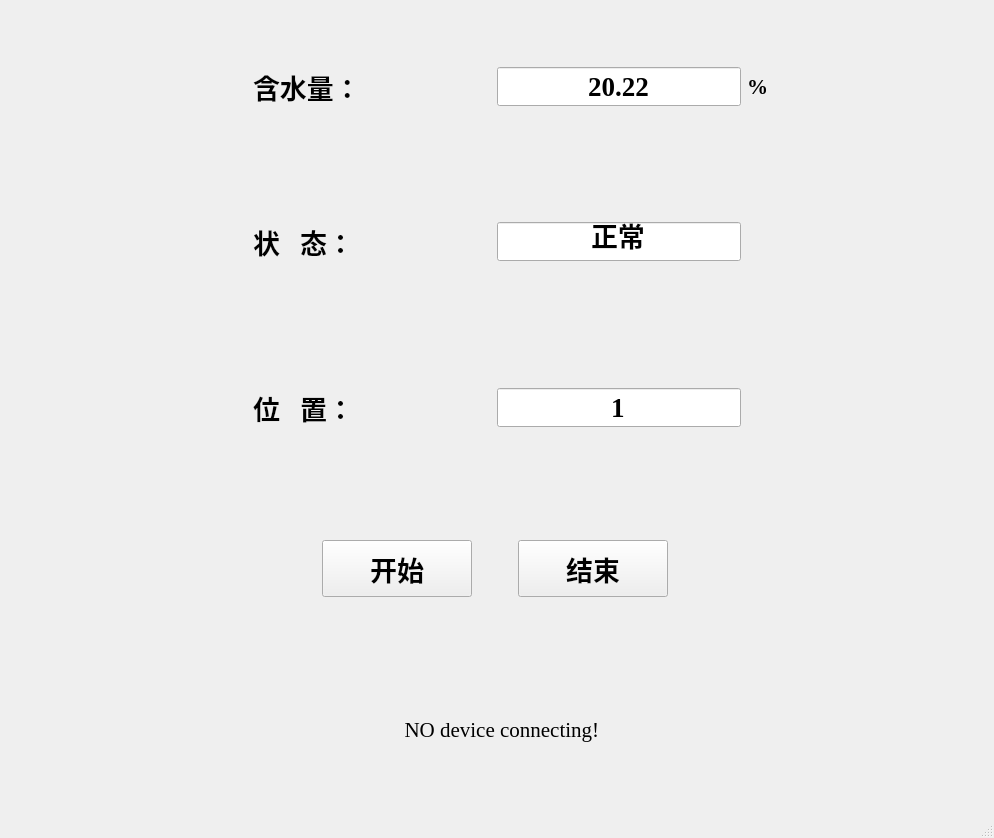
<?xml version="1.0" encoding="UTF-8"?>
<ui version="4.0">
 <class>MainWindow</class>
 <widget class="QMainWindow" name="MainWindow">
  <property name="geometry">
   <rect>
    <x>0</x>
    <y>0</y>
    <width>994</width>
    <height>838</height>
   </rect>
  </property>
  <property name="maximumSize">
   <size>
    <width>167772</width>
    <height>16777215</height>
   </size>
  </property>
  <property name="focusPolicy">
   <enum>Qt::ClickFocus</enum>
  </property>
  <property name="windowTitle">
   <string>MainWindow</string>
  </property>
  <property name="windowIcon">
   <iconset>
    <normaloff>:/新前缀/OTO/bitbug_favicon (2).ico</normaloff>:/新前缀/OTO/bitbug_favicon (2).ico</iconset>
  </property>
  <widget class="QWidget" name="centralwidget">
   <layout class="QHBoxLayout" name="horizontalLayout_6">
    <item>
     <layout class="QGridLayout" name="gridLayout">
      <item row="1" column="0">
       <layout class="QHBoxLayout" name="horizontalLayout_2">
        <property name="bottomMargin">
         <number>11</number>
        </property>
        <item>
         <widget class="QLabel" name="label_6">
          <property name="text">
           <string> </string>
          </property>
         </widget>
        </item>
        <item>
         <widget class="QLabel" name="label_2">
          <property name="sizePolicy">
           <sizepolicy hsizetype="Preferred" vsizetype="Preferred">
            <horstretch>0</horstretch>
            <verstretch>0</verstretch>
           </sizepolicy>
          </property>
          <property name="font">
           <font>
            <family>Times New Roman</family>
            <pointsize>20</pointsize>
            <weight>75</weight>
            <bold>true</bold>
           </font>
          </property>
          <property name="text">
           <string>状   态：</string>
          </property>
         </widget>
        </item>
        <item>
         <widget class="QLineEdit" name="lineEdit_Statue">
          <property name="enabled">
           <bool>true</bool>
          </property>
          <property name="sizePolicy">
           <sizepolicy hsizetype="Fixed" vsizetype="Fixed">
            <horstretch>0</horstretch>
            <verstretch>0</verstretch>
           </sizepolicy>
          </property>
          <property name="font">
           <font>
            <family>Times New Roman</family>
            <pointsize>20</pointsize>
            <weight>75</weight>
            <bold>true</bold>
           </font>
          </property>
          <property name="text">
           <string>正常</string>
          </property>
          <property name="cursorPosition">
           <number>2</number>
          </property>
          <property name="alignment">
           <set>Qt::AlignCenter</set>
          </property>
          <property name="dragEnabled">
           <bool>false</bool>
          </property>
          <property name="readOnly">
           <bool>false</bool>
          </property>
          <property name="clearButtonEnabled">
           <bool>false</bool>
          </property>
         </widget>
        </item>
        <item>
         <widget class="QLabel" name="label_7">
          <property name="text">
           <string> </string>
          </property>
         </widget>
        </item>
       </layout>
      </item>
      <item row="0" column="0">
       <layout class="QHBoxLayout" name="horizontalLayout">
        <property name="bottomMargin">
         <number>0</number>
        </property>
        <item>
         <widget class="QLabel" name="label_5">
          <property name="text">
           <string> </string>
          </property>
         </widget>
        </item>
        <item>
         <widget class="QLabel" name="label">
          <property name="font">
           <font>
            <family>Times New Roman</family>
            <pointsize>20</pointsize>
            <weight>75</weight>
            <bold>true</bold>
           </font>
          </property>
          <property name="text">
           <string>含水量：</string>
          </property>
         </widget>
        </item>
        <item>
         <widget class="QLineEdit" name="lineEdit_Water">
          <property name="enabled">
           <bool>true</bool>
          </property>
          <property name="sizePolicy">
           <sizepolicy hsizetype="Fixed" vsizetype="Fixed">
            <horstretch>0</horstretch>
            <verstretch>0</verstretch>
           </sizepolicy>
          </property>
          <property name="font">
           <font>
            <family>Times New Roman</family>
            <pointsize>20</pointsize>
            <weight>75</weight>
            <bold>true</bold>
           </font>
          </property>
          <property name="mouseTracking">
           <bool>false</bool>
          </property>
          <property name="layoutDirection">
           <enum>Qt::RightToLeft</enum>
          </property>
          <property name="text">
           <string notr="true">20.22</string>
          </property>
          <property name="cursorPosition">
           <number>5</number>
          </property>
          <property name="alignment">
           <set>Qt::AlignCenter</set>
          </property>
          <property name="dragEnabled">
           <bool>false</bool>
          </property>
          <property name="readOnly">
           <bool>false</bool>
          </property>
          <property name="clearButtonEnabled">
           <bool>false</bool>
          </property>
         </widget>
        </item>
        <item>
         <widget class="QLabel" name="label_4">
          <property name="font">
           <font>
            <family>Times New Roman</family>
            <pointsize>16</pointsize>
            <weight>75</weight>
            <bold>true</bold>
           </font>
          </property>
          <property name="text">
           <string>%</string>
          </property>
         </widget>
        </item>
       </layout>
      </item>
      <item row="2" column="0">
       <layout class="QHBoxLayout" name="horizontalLayout_3">
        <item>
         <widget class="QLabel" name="label_8">
          <property name="text">
           <string> </string>
          </property>
         </widget>
        </item>
        <item>
         <widget class="QLabel" name="label_3">
          <property name="font">
           <font>
            <family>Times New Roman</family>
            <pointsize>20</pointsize>
            <weight>75</weight>
            <bold>true</bold>
           </font>
          </property>
          <property name="text">
           <string>位   置：</string>
          </property>
         </widget>
        </item>
        <item>
         <widget class="QLineEdit" name="lineEdit_Position">
          <property name="enabled">
           <bool>true</bool>
          </property>
          <property name="sizePolicy">
           <sizepolicy hsizetype="Fixed" vsizetype="Fixed">
            <horstretch>0</horstretch>
            <verstretch>0</verstretch>
           </sizepolicy>
          </property>
          <property name="font">
           <font>
            <family>Times New Roman</family>
            <pointsize>20</pointsize>
            <weight>75</weight>
            <bold>true</bold>
           </font>
          </property>
          <property name="text">
           <string>1</string>
          </property>
          <property name="cursorPosition">
           <number>1</number>
          </property>
          <property name="alignment">
           <set>Qt::AlignCenter</set>
          </property>
          <property name="dragEnabled">
           <bool>false</bool>
          </property>
          <property name="readOnly">
           <bool>false</bool>
          </property>
          <property name="clearButtonEnabled">
           <bool>false</bool>
          </property>
         </widget>
        </item>
        <item>
         <widget class="QLabel" name="label_9">
          <property name="text">
           <string> </string>
          </property>
         </widget>
        </item>
       </layout>
      </item>
      <item row="3" column="0">
       <layout class="QHBoxLayout" name="horizontalLayout_4" stretch="1,1,1,0,1,2,0">
        <property name="leftMargin">
         <number>0</number>
        </property>
        <property name="topMargin">
         <number>49</number>
        </property>
        <property name="rightMargin">
         <number>0</number>
        </property>
        <property name="bottomMargin">
         <number>49</number>
        </property>
        <item>
         <widget class="QLabel" name="label_10">
          <property name="text">
           <string> </string>
          </property>
         </widget>
        </item>
        <item>
         <widget class="QLabel" name="label_12">
          <property name="text">
           <string> </string>
          </property>
         </widget>
        </item>
        <item>
         <widget class="QPushButton" name="pushButton_Start">
          <property name="sizePolicy">
           <sizepolicy hsizetype="Preferred" vsizetype="Preferred">
            <horstretch>1</horstretch>
            <verstretch>0</verstretch>
           </sizepolicy>
          </property>
          <property name="font">
           <font>
            <family>Times New Roman</family>
            <pointsize>20</pointsize>
            <weight>75</weight>
            <bold>true</bold>
           </font>
          </property>
          <property name="tabletTracking">
           <bool>true</bool>
          </property>
          <property name="focusPolicy">
           <enum>Qt::ClickFocus</enum>
          </property>
          <property name="acceptDrops">
           <bool>false</bool>
          </property>
          <property name="text">
           <string>开始</string>
          </property>
          <property name="checkable">
           <bool>false</bool>
          </property>
          <property name="checked">
           <bool>false</bool>
          </property>
         </widget>
        </item>
        <item>
         <spacer name="horizontalSpacer">
          <property name="orientation">
           <enum>Qt::Horizontal</enum>
          </property>
          <property name="sizeHint" stdset="0">
           <size>
            <width>40</width>
            <height>20</height>
           </size>
          </property>
         </spacer>
        </item>
        <item>
         <widget class="QPushButton" name="pushButton_Stop">
          <property name="sizePolicy">
           <sizepolicy hsizetype="Preferred" vsizetype="Preferred">
            <horstretch>0</horstretch>
            <verstretch>0</verstretch>
           </sizepolicy>
          </property>
          <property name="maximumSize">
           <size>
            <width>1677</width>
            <height>16777196</height>
           </size>
          </property>
          <property name="font">
           <font>
            <family>Times New Roman</family>
            <pointsize>20</pointsize>
            <weight>75</weight>
            <bold>true</bold>
           </font>
          </property>
          <property name="text">
           <string>结束</string>
          </property>
         </widget>
        </item>
        <item>
         <widget class="QLabel" name="label_11">
          <property name="text">
           <string> </string>
          </property>
         </widget>
        </item>
        <item>
         <widget class="QLabel" name="label_14">
          <property name="text">
           <string> </string>
          </property>
         </widget>
        </item>
       </layout>
      </item>
      <item row="4" column="0">
       <layout class="QHBoxLayout" name="horizontalLayout_5">
        <item>
         <widget class="QLabel" name="label_connected">
          <property name="sizePolicy">
           <sizepolicy hsizetype="Fixed" vsizetype="Preferred">
            <horstretch>0</horstretch>
            <verstretch>0</verstretch>
           </sizepolicy>
          </property>
          <property name="minimumSize">
           <size>
            <width>0</width>
            <height>20</height>
           </size>
          </property>
          <property name="font">
           <font>
            <family>Times New Roman</family>
            <pointsize>16</pointsize>
            <weight>50</weight>
            <bold>false</bold>
           </font>
          </property>
          <property name="text">
           <string>  NO device connecting!</string>
          </property>
         </widget>
        </item>
       </layout>
      </item>
     </layout>
    </item>
   </layout>
  </widget>
  <widget class="QMenuBar" name="menubar">
   <property name="geometry">
    <rect>
     <x>0</x>
     <y>0</y>
     <width>994</width>
     <height>26</height>
    </rect>
   </property>
  </widget>
  <widget class="QStatusBar" name="statusbar"/>
 </widget>
 <resources/>
 <connections/>
</ui>
